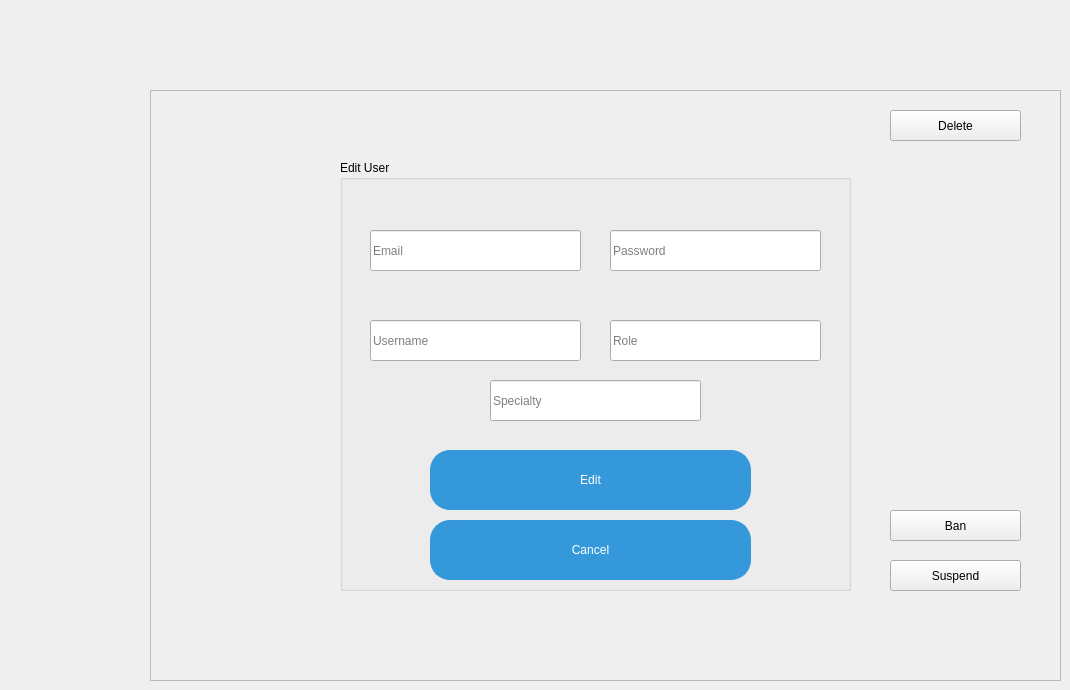
    <widget class="QWidget" name="page_50">
     <widget class="QFrame" name="frame_34">
      <property name="geometry">
       <rect>
        <x>150</x>
        <y>90</y>
        <width>911</width>
        <height>591</height>
       </rect>
      </property>
      <property name="frameShape">
       <enum>QFrame::Shape::StyledPanel</enum>
      </property>
      <property name="frameShadow">
       <enum>QFrame::Shadow::Raised</enum>
      </property>
      <widget class="QGroupBox" name="groupBox_25">
       <property name="geometry">
        <rect>
         <x>190</x>
         <y>70</y>
         <width>511</width>
         <height>431</height>
        </rect>
       </property>
       <property name="title">
        <string>Edit User</string>
       </property>
       <widget class="QLineEdit" name="email_edit_2">
        <property name="geometry">
         <rect>
          <x>30</x>
          <y>70</y>
          <width>211</width>
          <height>41</height>
         </rect>
        </property>
        <property name="text">
         <string/>
        </property>
        <property name="placeholderText">
         <string>Email</string>
        </property>
       </widget>
       <widget class="QLineEdit" name="password_edit_2">
        <property name="geometry">
         <rect>
          <x>270</x>
          <y>70</y>
          <width>211</width>
          <height>41</height>
         </rect>
        </property>
        <property name="text">
         <string/>
        </property>
        <property name="placeholderText">
         <string>Password</string>
        </property>
       </widget>
       <widget class="QLineEdit" name="username_edit_2">
        <property name="geometry">
         <rect>
          <x>30</x>
          <y>160</y>
          <width>211</width>
          <height>41</height>
         </rect>
        </property>
        <property name="text">
         <string/>
        </property>
        <property name="placeholderText">
         <string>Username</string>
        </property>
       </widget>
       <widget class="QLineEdit" name="role_edit_2">
        <property name="geometry">
         <rect>
          <x>270</x>
          <y>160</y>
          <width>211</width>
          <height>41</height>
         </rect>
        </property>
        <property name="text">
         <string/>
        </property>
        <property name="placeholderText">
         <string>Role</string>
        </property>
       </widget>
       <widget class="QPushButton" name="editUser_2">
        <property name="geometry">
         <rect>
          <x>90</x>
          <y>290</y>
          <width>321</width>
          <height>60</height>
         </rect>
        </property>
        <property name="styleSheet">
         <string notr="true">QPushButton {
    background-color: #3498db;
    border-radius: 20px;
    border: 2px solid #3498db;
    min-height: 40px;
    color: white;
}
</string>
        </property>
        <property name="text">
         <string>Edit</string>
        </property>
       </widget>
       <widget class="QPushButton" name="cancelEditBTN_2">
        <property name="geometry">
         <rect>
          <x>90</x>
          <y>360</y>
          <width>321</width>
          <height>60</height>
         </rect>
        </property>
        <property name="styleSheet">
         <string notr="true">QPushButton {
    background-color: #3498db;
    border-radius: 20px;
    border: 2px solid #3498db;
    min-height: 40px;
    color: white;
}
</string>
        </property>
        <property name="text">
         <string>Cancel</string>
        </property>
       </widget>
       <widget class="QLineEdit" name="specialty_edit_2">
        <property name="geometry">
         <rect>
          <x>150</x>
          <y>220</y>
          <width>211</width>
          <height>41</height>
         </rect>
        </property>
        <property name="text">
         <string/>
        </property>
        <property name="placeholderText">
         <string>Specialty</string>
        </property>
       </widget>
      </widget>
      <widget class="QPushButton" name="deleteUser_2">
       <property name="geometry">
        <rect>
         <x>740</x>
         <y>20</y>
         <width>131</width>
         <height>31</height>
        </rect>
       </property>
       <property name="text">
        <string>Delete</string>
       </property>
      </widget>
      <widget class="QPushButton" name="banUser_2">
       <property name="geometry">
        <rect>
         <x>740</x>
         <y>420</y>
         <width>131</width>
         <height>31</height>
        </rect>
       </property>
       <property name="text">
        <string>Ban</string>
       </property>
      </widget>
      <widget class="QPushButton" name="susendUser_2">
       <property name="geometry">
        <rect>
         <x>740</x>
         <y>470</y>
         <width>131</width>
         <height>31</height>
        </rect>
       </property>
       <property name="text">
        <string>Suspend</string>
       </property>
      </widget>
     </widget>
    </widget>
